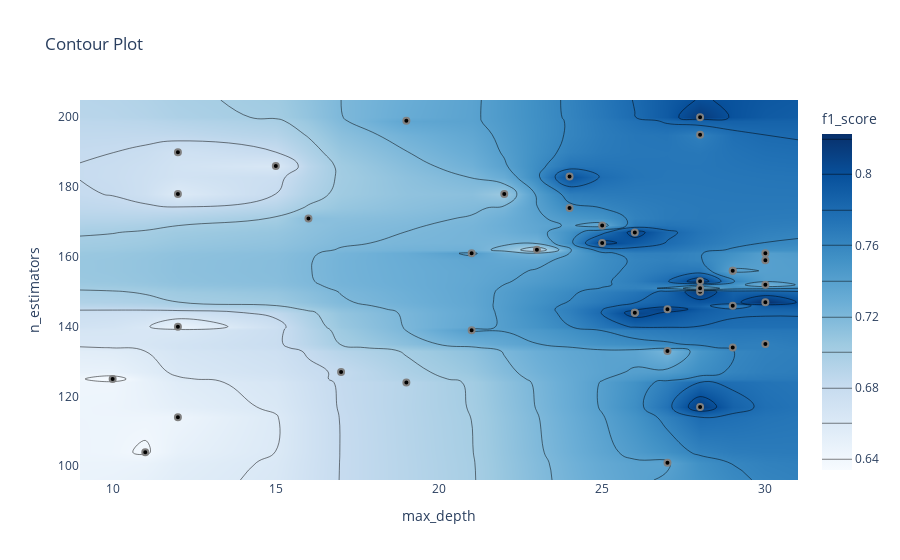

Write notebook code for a chart like this one.
### Markdown cell above
График контура отношений гиперпараметров

Он показывает связь между различными комбинациями гиперпараметров и значение метрики для этих комбинаций в виде контурного графика.

### Code cell
optuna.visualization.plot_contour(study, params=["max_depth", "n_estimators"],
                                  target_name="f1_score")

### Figure 1 — Plotly figure (JSON) as saved in the notebook; plotly's stock layout.template omitted (floating-point values rounded to 4 significant figures; data arrays with more than 128 entries replaced by an {"elided": "..."} marker saying what was removed)
{"data": [{"colorbar": {"title": {"text": "f1_score"}}, "colorscale": [[0, "rgb(247,251,255)"], [0.125, "rgb(222,235,247)"], [0.25, "rgb(198,219,239)"], [0.375, "rgb(158,202,225)"], [0.5, "rgb(107,174,214)"], [0.625, "rgb(66,146,198)"], [0.75, "rgb(33,113,181)"], [0.875, "rgb(8,81,156)"], [1, "rgb(8,48,107)"]], "connectgaps": true, "contours": {"coloring": "heatmap"}, "hoverinfo": "none", "line": {"smoothing": 1.3}, "reversescale": false, "type": "contour", "x": [9, 10, 11, 12, 15, 16, 17, 19, 21, 22, 23, 24, 25, 26, 27, 28, 29, 30, 31], "y": [96.05, 101, 104, 114, 117, 124, 125, 127, 133, 134, 135, 139, 140, 144, 145, 146, 147, 150, 151, 152, 153, 156, 159, 161, 162, 164, 167, 169, 171, 174, 178, 183, 186, 190, 195, 199, 200, 204.9], "z": {"elided": "38x19 float values"}}, {"marker": {"color": "black", "line": {"color": "Grey", "width": 2}}, "mode": "markers", "showlegend": false, "type": "scatter", "x": [17, 21, 12, 12, 10, 23, 12, 11, 15, 12, 30, 30, 25, 30, 26, 26, 27, 28, 28, 22, 19, 28, 29, 24, 30, 28, 30, 28, 24, 19, 16, 28, 27, 29, 26, 29, 21, 25, 29, 27], "y": [127, 161, 140, 178, 125, 162, 114, 104, 186, 190, 159, 161, 169, 147, 144, 144, 133, 200, 195, 178, 199, 150, 156, 174, 152, 117, 135, 151, 183, 124, 171, 153, 145, 134, 167, 156, 139, 164, 146, 101]}], "layout": {"title": {"text": "Contour Plot"}, "xaxis": {"range": [9, 31], "title": {"text": "max_depth"}}, "yaxis": {"range": [96.05, 204.9], "title": {"text": "n_estimators"}}}}
